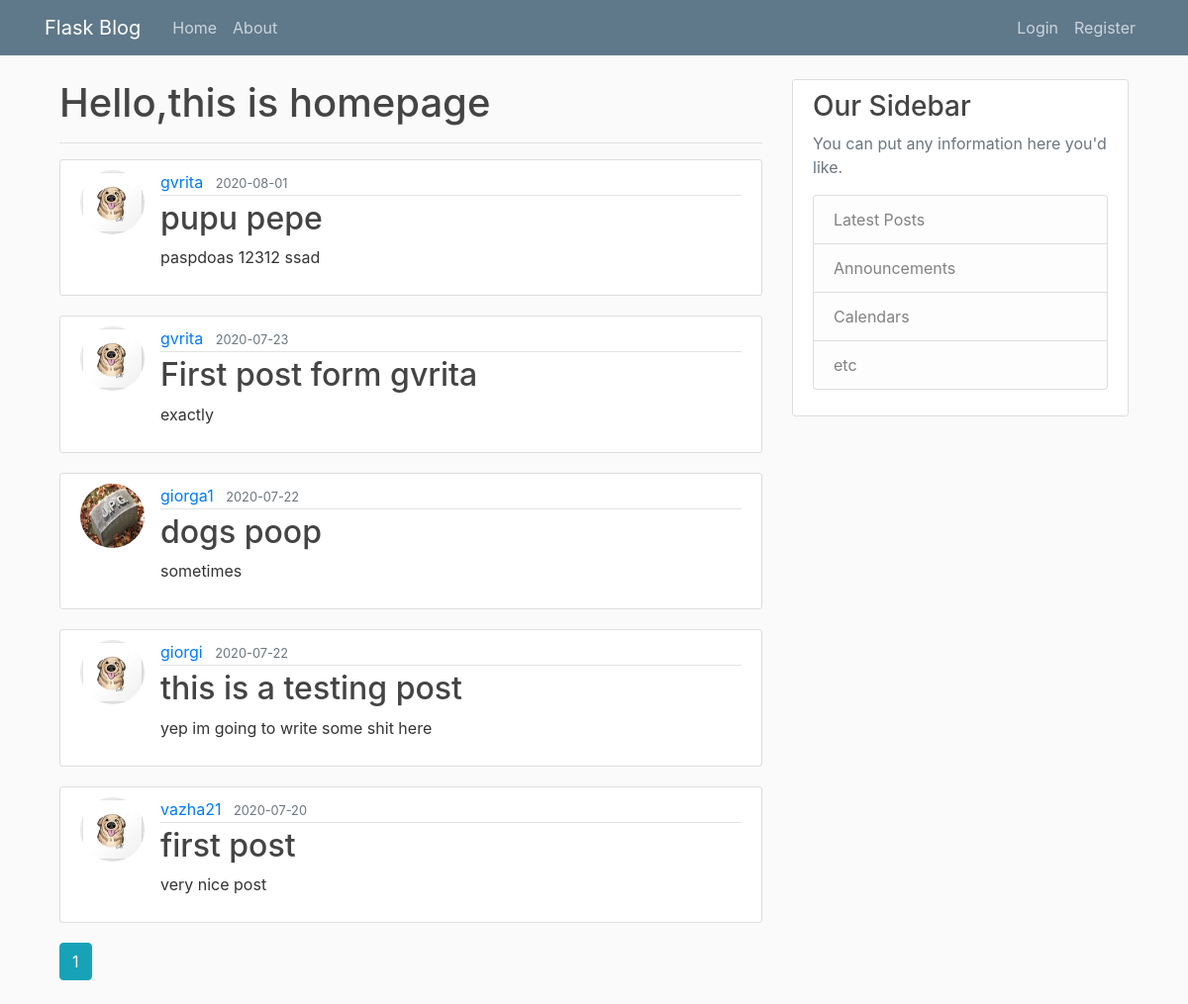
The page /home on the database its author committed.
### flaskblog/models.py (models this page shows, shortened)
class Post(db.Model, UserMixin):
    id = db.Column(db.Integer, primary_key=True)
    title = db.Column(db.String(100), nullable=False)
    date_posted = db.Column(db.DateTime, nullable=False,
                            default=datetime.utcnow)
    content = db.Column(db.Text, nullable=False)
    user_id = db.Column(db.Integer, db.ForeignKey('user.id'), nullable=False)

class User(db.Model, UserMixin):
    id = db.Column(db.Integer, primary_key=True)
    username = db.Column(db.String(20), unique=True, nullable=False)
    email = db.Column(db.String(120), unique=True, nullable=False)
    image_file = db.Column(db.String(20), nullable=False,
                           default='default.jpg')
    password = db.Column(db.String(60), nullable=False)
    posts = db.relationship('Post', backref='author', lazy=True)

### flaskblog/routes.py (the view)
@app.route('/')
@app.route('/home')
def home():
    page = request.args.get('page', 1, type=int)
    posts = Post.query.order_by(
        Post.date_posted.desc()).paginate(page=page, per_page=5)
    return render_template("home.html", posts=posts)

### flaskblog/templates/home.html
{% extends 'layout.html'%}
{% block body %}
    <h1>Hello,this is homepage</h1>
    <hr>
    {% for post in posts.items %}
       <article class="media content-section">
        <img class='rounded-circle article-img' src="{{url_for('static',filename='profile_pics/' + post.author.image_file)}}">
          <div class="media-body">
            <div class="article-metadata">
              <a class="mr-2" href="{{url_for('user',username=post.author.username)}}">{{ post.author.username }}</a>
              <small class="text-muted">{{ post.date_posted.strftime('%Y-%m-%d') }}</small>
            </div>
            <h2><a class="article-title" href="{{url_for('post',post_id=post.id)}}">{{ post.title }}</a></h2>
            <p class="article-content">{{ post.content }}</p>
          </div>
        </article>
    {% endfor %}
    {% for page_num in posts.iter_pages(left_edge=1,right_edge=1,left_current=1,right_current=2) %}
      {% if page_num %}
        {%if page_num == posts.page%}
          <a class = 'btn btn-info mb-4'href="{{url_for('home',page=page_num)}}">{{page_num}}</a>
        {% else%}
          <a class = 'btn btn-outline-info mb-4'href="{{url_for('home',page=page_num)}}">{{page_num}}</a>
        {% endif %}
      {% else %}
        ...
      {% endif%}
    {% endfor%}
{% endblock body%}

### flaskblog/templates/layout.html (shortened to what this page needs)
<!DOCTYPE html>
<html>
<head>
    <link rel="stylesheet" href="https://stackpath.bootstrapcdn.com/bootstrap/4.3.1/css/bootstrap.min.css">
    <link rel="stylesheet" type="text/css" href="{{url_for('static',filename='main.css')}}">
</head>
<body>
    <header class="site-header">
      <nav class="navbar navbar-expand-md navbar-dark bg-steel fixed-top">
        <div class="container">
          <a class="navbar-brand mr-4" href="/">Flask Blog</a>
          <div class="collapse navbar-collapse" id="navbarToggle">
            <div class="navbar-nav mr-auto">
              <a class="nav-item nav-link" href="/">Home</a>
              <a class="nav-item nav-link" href="/">About</a>
            </div>
            <div class="navbar-nav">
              {% if current_user.is_authenticated %}
                <a class="nav-item nav-link" href="{{url_for('create_post')}}">Create post</a>
                <a class="nav-item nav-link" href="{{url_for('account')}}">Account</a>
                <a class="nav-item nav-link" href="{{url_for('logout')}}">Log out</a>
              {% else %}
                 <a class="nav-item nav-link" href="{{url_for('login')}}">Login</a>
                 <a class="nav-item nav-link" href="{{url_for('register')}}">Register</a>
              {% endif %}
            </div>
          </div>
        </div>
      </nav>
    </header>
    <div class='container'>
        <main role="main" class="container">
          <div class="row">
            <div class="col-md-8">
              {% block body %}{% endblock %}
            </div>
            <div class="col-md-4">
              <div class="content-section">
                <h3>Our Sidebar</h3>
                <p class='text-muted'>You can put any information here you'd like.
                  <ul class="list-group">
                    <li class="list-group-item list-group-item-light">Latest Posts</li>
                    <li class="list-group-item list-group-item-light">Announcements</li>
                    <li class="list-group-item list-group-item-light">Calendars</li>
                    <li class="list-group-item list-group-item-light">etc</li>
                  </ul>
                </p>
              </div>
            </div>
          </div>
        </main>
    </div>
</body>
</html>

### flaskblog/static/main.css (style rules this page uses)
body { background: #fafafa; color: #333333; margin-top: 5rem; }
h1, h2, h3, h4, h5, h6 { color: #444444; }
.bg-steel { background-color: #5f788a; }
.site-header .navbar-nav .nav-link { color: #cbd5db; }
.content-section { background: #ffffff; padding: 10px 20px; border: 1px solid #dddddd; border-radius: 3px; margin-bottom: 20px; }
.article-title { color: #444444; }
.article-content { white-space: pre-line; }
.article-img { height: 65px; width: 65px; margin-right: 16px; }
.article-metadata { padding-bottom: 1px; margin-bottom: 4px; border-bottom: 1px solid #e3e3e3 }

### rows shown on the page
Post: image_file (placeholder picture), author.username "gvrita", date_posted "2020-08-01", title "pupu pepe", content "paspdoas 12312 ssad"
Post: image_file (placeholder picture), author.username "gvrita", date_posted "2020-07-23", title "First post form gvrita", content "exactly"
Post: image_file (picture), author.username "giorga1", date_posted "2020-07-22", title "dogs poop", content "sometimes"
Post: image_file (placeholder picture), author.username "giorgi", date_posted "2020-07-22", title "this is a testing post", content "yep im going to write some shit here"
Post: image_file (placeholder picture), author.username "vazha21", date_posted "2020-07-20", title "first post", content "very nice post"

### other values the page prints
{{ page_num }} "1"
